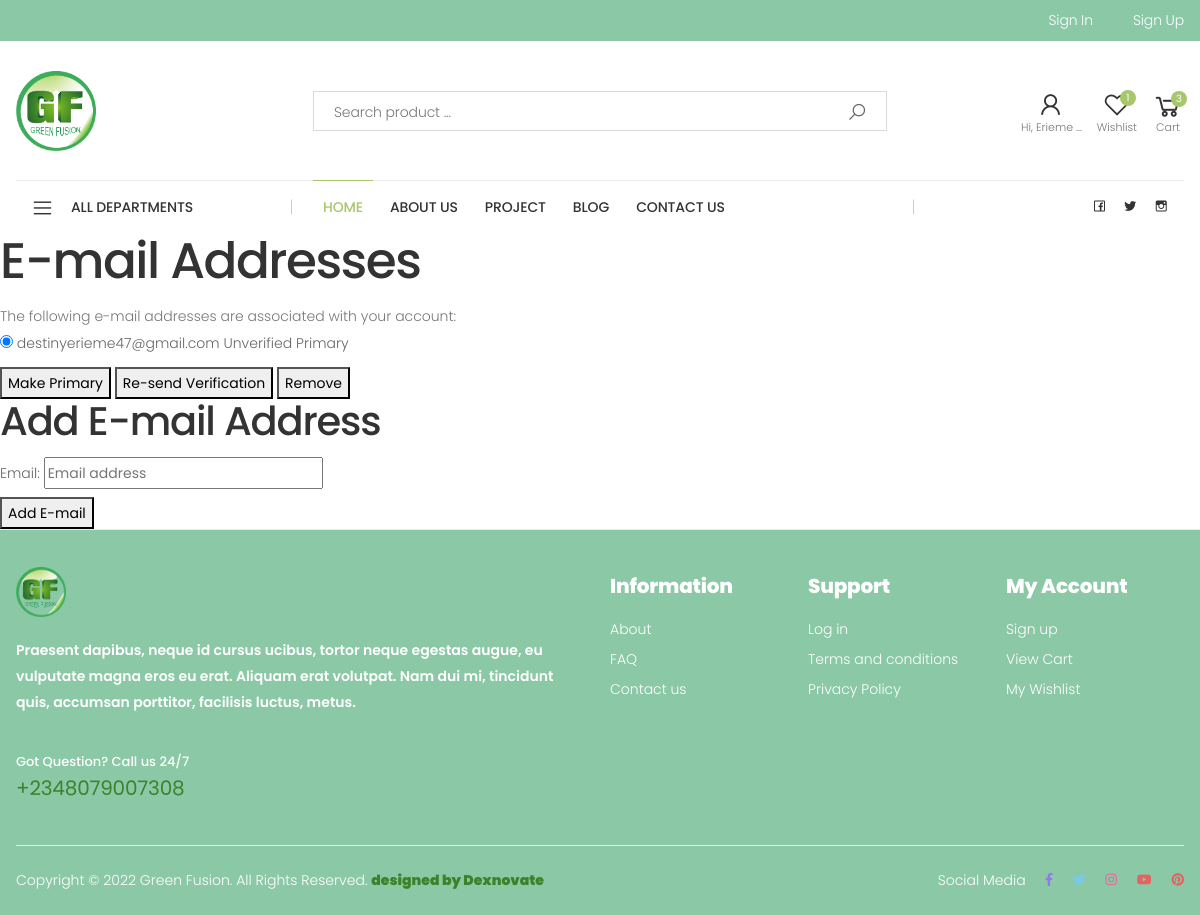
Page /accounts/email/ (signed in) on the committed database.
### index/models.py (models this page shows, shortened)
class CustomUser(AbstractUser):
    fullname = models.CharField(max_length=50, default='')
    phonenumber = models.CharField(max_length=15, default='')

### index/context_processors.py (called while the page is built)
def nav_cats(request):
        return {'nav_cats': Category.objects.all()}

### index/templatetags/cart_template_tags.py (called while the page is built)
@register.filter()
def cart_item_count(user):
    if user.is_authenticated:
        qs = CartModel.objects.filter(user=user,order=False)
        if qs.exists():
            return qs.count()
    return 0

@register.filter()
def wish_count(user):
    if user.is_authenticated:
        lister = Wishlist.objects.filter(user=user)
        if lister.exists():
            return lister.count()
    return 0

### template/account/email.html (shortened to what this page needs)
{% extends "account/base.html" %}
{% load i18n %}
{% block body %}
    <h1>{% trans "E-mail Addresses" %}</h1>
{% if user.emailaddress_set.all %}
<p>{% trans 'The following e-mail addresses are associated with your account:' %}</p>
<form action="{% url 'account_email' %}" class="email_list" method="post">
<fieldset class="blockLabels">
  {% for emailaddress in user.emailaddress_set.all %}
<div class="ctrlHolder">
      <label for="email_radio_{{forloop.counter}}" class="{% if emailaddress.primary %}primary_email{%endif%}">
      <input id="email_radio_{{forloop.counter}}" type="radio" name="email" {% if emailaddress.primary or user.emailaddress_set.count == 1 %}checked="checked"{%endif %} value="{{emailaddress.email}}"/>
{{ emailaddress.email }}
    {% if emailaddress.verified %}
    <span class="verified">{% trans "Verified" %}</span>
    {% else %}
    <span class="unverified">{% trans "Unverified" %}</span>
    {% endif %}
      {% if emailaddress.primary %}<span class="primary">{% trans "Primary" %}</span>{% endif %}
</label>
</div>
  {% endfor %}
<div class="buttonHolder">
      <button class="secondaryAction" type="submit" name="action_primary" >{% trans 'Make Primary' %}</button>
      <button class="secondaryAction" type="submit" name="action_send" >{% trans 'Re-send Verification' %}</button>
      <button class="primaryAction" type="submit" name="action_remove" >{% trans 'Remove' %}</button>
</div>
</fieldset>
</form>
{% else %}
<p><strong>{% trans 'Warning:'%}</strong> {% trans "You currently do not have any e-mail address set up. You should really add an e-mail address so you can receive notifications, reset your password, etc." %}</p>
{% endif %}
    <h2>{% trans "Add E-mail Address" %}</h2>
    <form method="post" action="{% url 'account_email' %}" class="add_email">
        {{ form.as_p }}
        <button name="action_add" type="submit">{% trans "Add E-mail" %}</button>
    </form>
{% endblock %}

### template/header.html (shortened to what this page needs)
{%  load cart_template_tags %}
{%  load static %}
<header class="header header-2 header-intro-clearance">
    <div class="header-top">
        <div class="container">
            <div class="header-right pt-1 pb-1">
                <ul class="top-menu d-flex  text-white">
                    <li>
                        <ul>
                            <li class="d-none d-lg-block"><a href="{% url 'account_login' %}">Sign in</a></li>
                        </ul>
                    </li>
                    <li>
                        <ul>
                            <li class="d-none d-lg-block"><a href="{% url 'account_signup' %}">Sign up</a></li>
                        </ul>
                    </li>
                </ul>
            </div>
        </div>
    </div>
    <div class="header-middle">
        <div class="container">
            <div class="header-left">
                <a href="{%  url 'index:home'  %}" class="logo">
                    <img src="{% static 'assets/images/solar/logo.png' %}" alt="Molla Logo" width="80" height="25">
                </a>
            </div>
            <div class="header-center">
                <div
                    class="header-search header-search-extended header-search-visible header-search-no-radius d-none d-lg-block">
                    <form  action="{% url 'index:search' %}" method="post">
                        <div class="header-search-wrapper search-wrapper-wide">
                            <input type="search" class="form-control" name="searched" placeholder="Search product ..." required>
                            <button class="btn btn-primary" type="submit"><i class="icon-search"></i></button>
                        </div>
                    </form>
                </div>
            </div>
            <div class="header-right">
                <div class="account">
                    {%  if user.is_authenticated %}
                    <a href="{% url 'index:dashboard' %}" title="My account">
                        <div class="icon">
                            <i class="icon-user"></i>
                        </div>
                        <p>Hi, {{  user.fullname|truncatechars:8 }}</p>
                    </a>
                    {% else %}
                    <a href="{% url 'index:dashboard' %}" title="My account">
                        <div class="icon">
                            <i class="icon-user"></i>
                        </div>
                    </a>
                    {% endif %}
                </div>
                <div class="wishlist">
                    <a href="{%  url 'index:wish' %}" title="Wishlist">
                        <div class="icon">
                            <i class="icon-heart-o"></i>
                            <span class="wishlist-count badge">{{request.user|wish_count}}</span>
                        </div>
                        <p>Wishlist</p>
                    </a>
                </div>
                <div class="dropdown cart-dropdown">
                    <a href="{% url 'index:cart' %}" class="dropdown-toggle" >
                        <div class="icon">
                            <i class="icon-shopping-cart"></i>
                            <span class="cart-count">{{request.user | cart_item_count}}</span>
                        </div>
                        <p>Cart</p>
                    </a>
                </div>
            </div>
        </div>
    </div>
    <div class="header-bottom sticky-header">
        <div class="container">
            <div class="header-left">
                <div class="dropdown category-dropdown">
                    <a href="#" class="dropdown-toggle" role="button" data-toggle="dropdown"
                        aria-haspopup="true" aria-expanded="false" data-display="static"
                        title="Browse Categories">
                        ALL DEPARTMENTS
                    </a>
                </div>
            </div>
            <div class="header-center">
                <nav class="main-nav">
                    <ul class="menu sf-arrows ">
                        <li class="megamenu-container active">
                            <a href="{%  url 'index:home'  %}" class="text-uppercase">Home</a>
                        </li>
                        <li>
                            <a href="{%  url 'index:about'  %}" class="text-uppercase">About Us</a>
                        </li>
                        <li>
                            <a href="{%  url 'index:project' %}" class="text-uppercase">Project</a>
                        </li>
                        <li>
                            <a href="{%  url 'index:blog' %}" class="text-uppercase">Blog</a>
                        </li>
                        <li>
                            <a href="{%  url 'index:contact' %}" class="text-uppercase">Contact Us</a>
                        </li>
                    </ul>
                </nav>
            </div>
            <div class="header-right">
                <a href="#"><i class="la la-facebook"></i></a>
                <a href="#"><i class="la la-twitter"></i></a>
                <a href="#"><i class="la la-instagram"></i></a>
            </div>
        </div>
    </div>
</header>

### static/assets/css/skins/skin-demo-2.css (style rules this page uses)
a { color:#a6c76c }
.btn-primary { color:#fff;background-color:#a6c76c;border-color:#a6c76c;box-shadow:none }
.wishlist a .wishlist-count { background-color:#a6c76c }
.cart-dropdown .cart-count { background-color:#a6c76c }
.menu li:hover>a,.menu li.show>a,.menu li.active>a { color:#a6c76c }
.header-bottom .menu>li>a:before { background-color:#a6c76c }
.category-dropdown .dropdown-toggle:before { background-color:#a6c76c }

### rows in the picture
CustomUser: fullname "Erieme …", user|wish_count "1", user|cart_item_count "3"

### other values in the picture
{{ emailaddress.email }} "destinyerieme47@gmail.com"
